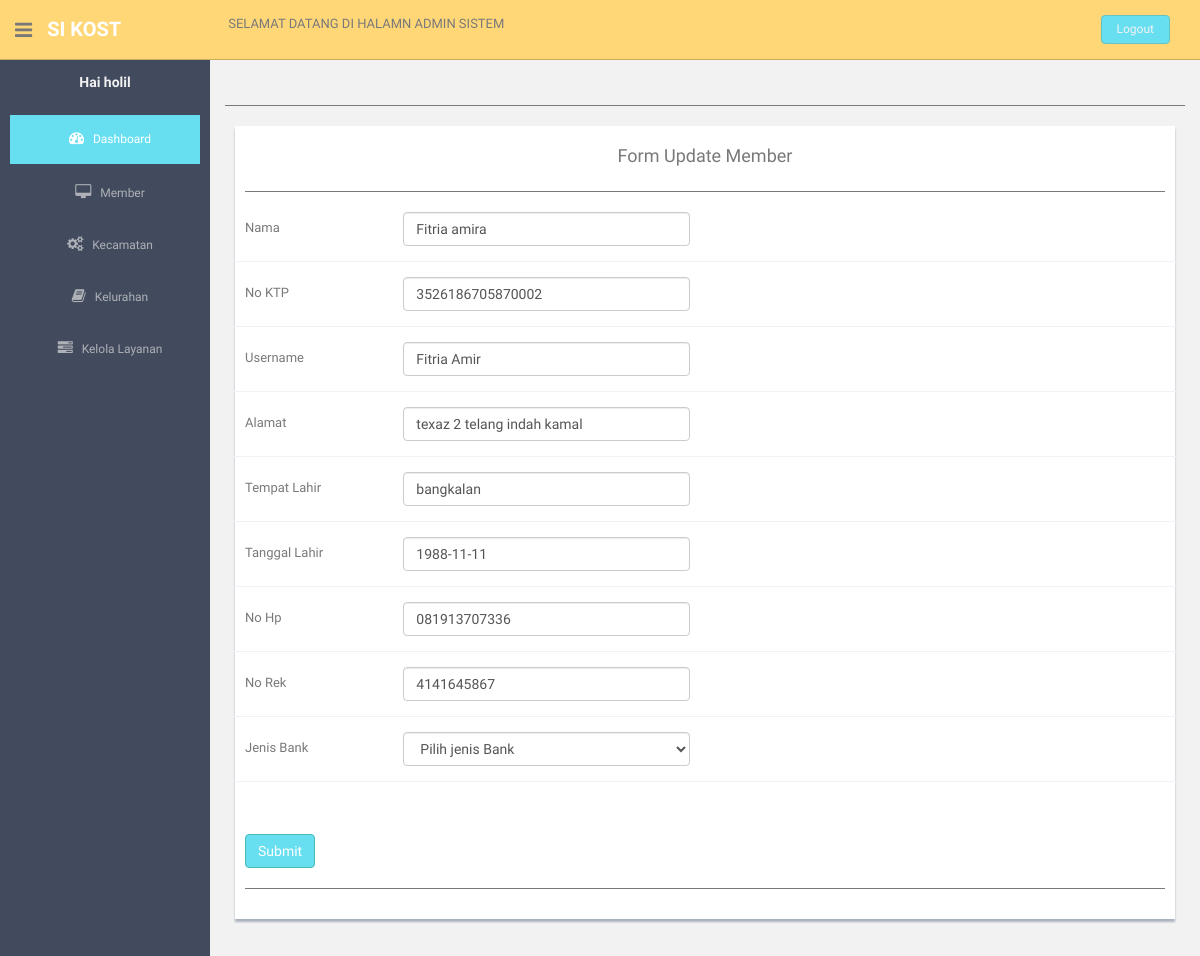
/admin/edit-member.php?id_member=1 (signed in), run on the app's committed database.
### tables this page shows
CREATE TABLE IF NOT EXISTS `member` (
  `id_member` int(11) NOT NULL AUTO_INCREMENT,
  `nama` varchar(100) NOT NULL,
  `ktp` varchar(30) NOT NULL,
  `username` varchar(100) NOT NULL,
  `password` varchar(100) NOT NULL,
  `alamat` varchar(100) NOT NULL,
  `tempat_lahir` varchar(100) NOT NULL,
  `tgl_lahir` date NOT NULL,
  `jk` varchar(30) NOT NULL,
  `no_hp` varchar(30) NOT NULL,
  `email` varchar(30) NOT NULL,
  `No_rek` varchar(30) NOT NULL,
  `Bank` varchar(20) NOT NULL,
  PRIMARY KEY (`id_member`)
);

### admin/edit-member.php (the view, shortened to what this page needs)
<?php
if ($_SESSION['username']) {
    ?>        <?php
    if (isset($_GET['id_member'])) {
        $tampil = "select * from member where id_member='$_GET[id_member]'";
        $qryTampil = mysql_query($tampil);
        $dataTampil = mysql_fetch_array($qryTampil);
    } else {
        include"index.php";
        exit;
    }
    ?>
    <?php include"style.php"; ?>
    <section id="container" >
        <?php include"header.php"; ?>
        <aside>
            <?php include "menu.php"; ?>
        </aside>
        <section id="main-content">
            <section class="wrapper">
                <div class="row mt">
                    <div class="col-lg-12"><hr></hr>
                        <div class="form-panel">
                            <h4 class="mb"><center>Form Update Member</center></h4> <hr></hr>
                            <form action="update-member.php"  method="post" class="form-horizontal style-form"  >
                                <div class="form-group">
                                    <label class="col-sm-2 col-sm-2 control-label">Nama</label>
                                    <div class="col-sm-4">
                                        <input type="text" id="nama" value="<?php echo $dataTampil['nama']; ?>"  name="nama" class="form-control" required>
                                    </div>
                                </div>
                                <div class="form-group">
                                    <label class="col-sm-2 col-sm-2 control-label">No KTP</label>
                                    <div class="col-sm-4">
                                        <input type="text" id="ktp" name="ktp" value="<?php echo $dataTampil['ktp']; ?>" class="form-control " required>
                                    </div>
                                </div>
                                <div class="form-group">
                                    <label class="col-sm-2 col-sm-2 control-label">Username</label>
                                    <div class="col-sm-4">
                                        <input type="text" id="username" name="username" value="<?php echo $dataTampil['username']; ?>" class="form-control " required>
                                    </div>
                                </div>
                                <div class="form-group">
                                    <label class="col-sm-2 col-sm-2 control-label">Alamat</label>
                                    <div class="col-sm-4">
                                        <input type="text" id="alamat" name="alamat" value="<?php echo $dataTampil['alamat']; ?>" class="form-control " required>
                                    </div>
                                </div>
                                <div class="form-group">
                                    <label class="col-sm-2 col-sm-2 control-label">Tempat Lahir</label>
                                    <div class="col-sm-4">
                                        <input type="text" id="tempat_lahir" name="tempat_lahir" value="<?php echo $dataTampil['tempat_lahir']; ?>" class="form-control " required>
                                    </div>
                                </div>
                                <div class="form-group">
                                    <label class="col-sm-2 col-sm-2 control-label">Tanggal Lahir</label>
                                    <div class="col-sm-4">
                                        <input type="text" id="tgl_lahir" name="tgl_lahir" value="<?php echo $dataTampil['tgl_lahir']; ?>" class="form-control " required>
                                    </div>
                                </div>
                                <div class="form-group">
                                    <label class="col-sm-2 col-sm-2 control-label">No Hp</label>
                                    <div class="col-sm-4">
                                        <input type="text" id="no_hp" name="no_hp" value="<?php echo $dataTampil['no_hp']; ?>" class="form-control " required>
                                    </div>
                                </div>
                                <div class="form-group">
                                    <label class="col-sm-2 col-sm-2 control-label">No Rek</label>
                                    <div class="col-sm-4">
                                        <input type="text" id="No_rek" name="No_rek" value="<?php echo $dataTampil['No_rek']; ?>" class="form-control" required>
                                    </div>
                                </div>
                                <div class="form-group">
                                    <label class="col-sm-2 col-sm-2 control-label">Jenis Bank</label>
                                    <div class="col-sm-4">
                                        <select class="form-control" name="Bank" value="" id="Bank" required>
                                            <option value="">Pilih jenis Bank</option>
                                        </select>
                                    </div>
                                </div>
                                <br><br>
                                <div class="submit">
                                    <input type="submit" name="submit" id="submit" class="btn btn-theme"  value="Submit" /></div>
                                <hr>
                            </form>
                        </div>
                    </div>
                </div>
                </div>
    <br><br>
    <?php include"foter.php"; ?>
    <?php
} else {
    session_destroy();
    header('Location:../login.php?status=Silahkan Login');
}
?>

### admin/assets/css/style.css (style rules this page uses)
body { color: #797979; background: #f2f2f2; font-family: 'Ruda', sans-serif; padding: 0px !important; margin: 0px !important; font-size:13px; }
#container { width: 100%; height: 100%; }
.btn-theme { color: #fff; background-color: #68dff0; border-color: #48bcb4; }
hr { margin-top: 20px; margin-bottom: 20px; border: 0; border-top: 1px solid #797979; }
.mt { margin-top: 25px; }
.mb { margin-bottom: 25px; }
#main-content { margin-left: 210px; }
.wrapper { display: inline-block; margin-top: 60px; padding-left: 15px; padding-right: 15px; padding-bottom: 15px; padding-top: 0px; width: 100%; }
.form-panel { background: #ffffff; margin: 10px; padding: 10px; box-shadow: 0px 3px 2px #aab2bd; text-align: left; }
label { font-weight: 400; }
.form-horizontal.style-form .form-group { border-bottom: 1px solid #eff2f7; padding-bottom: 15px; margin-bottom: 15px; }
@media (min-width: 768px) { .form-horizontal .control-label { text-align: left; } }

### data on the page
member: nama "Fitria amira", ktp "3526186705870002", username "Fitria Amir", alamat "texaz 2 telang indah kamal", tempat_lahir "bangkalan", tgl_lahir "1988-11-11", no_hp "081913707336", No_rek "4141645867"

### other printed values
$pengguna "holil"
